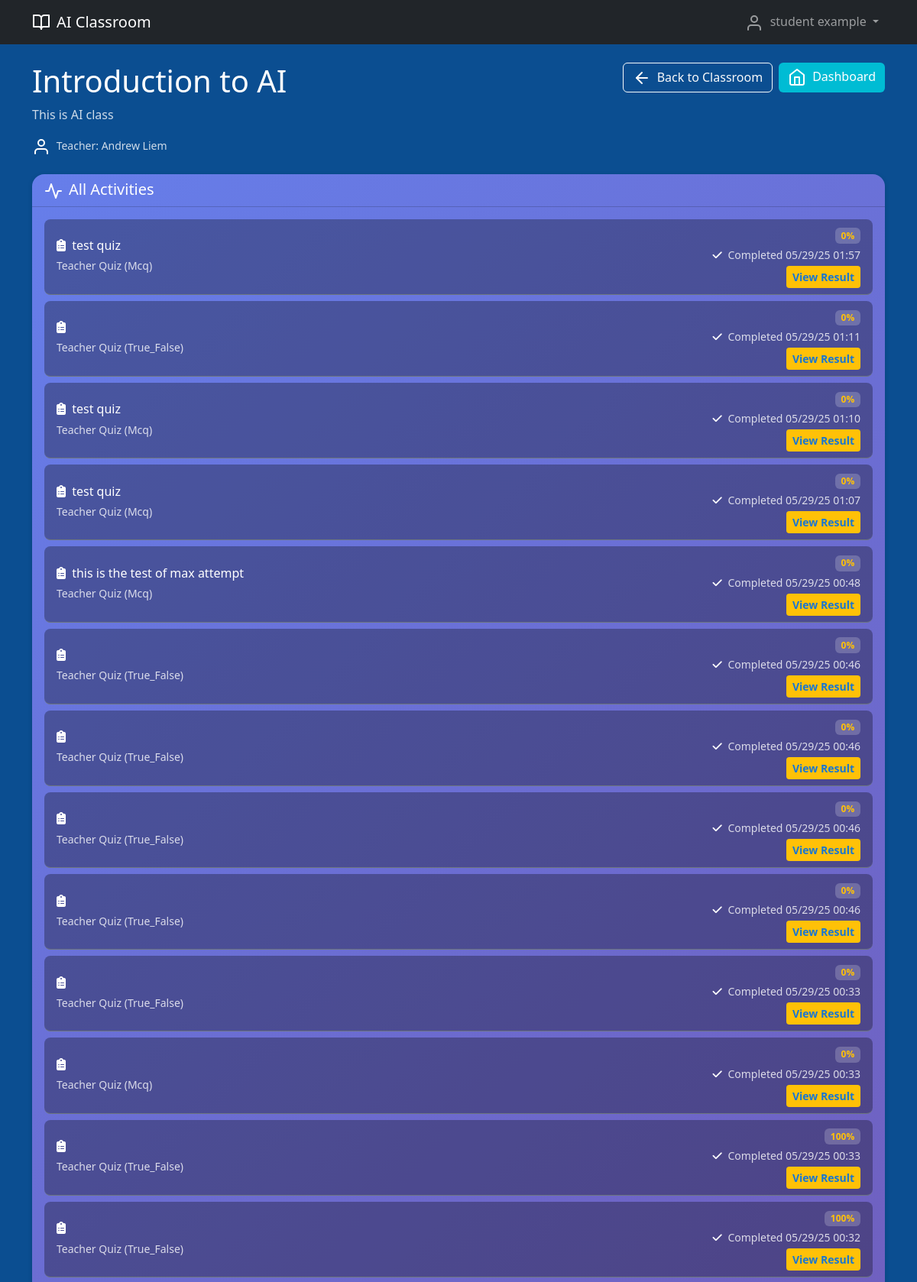
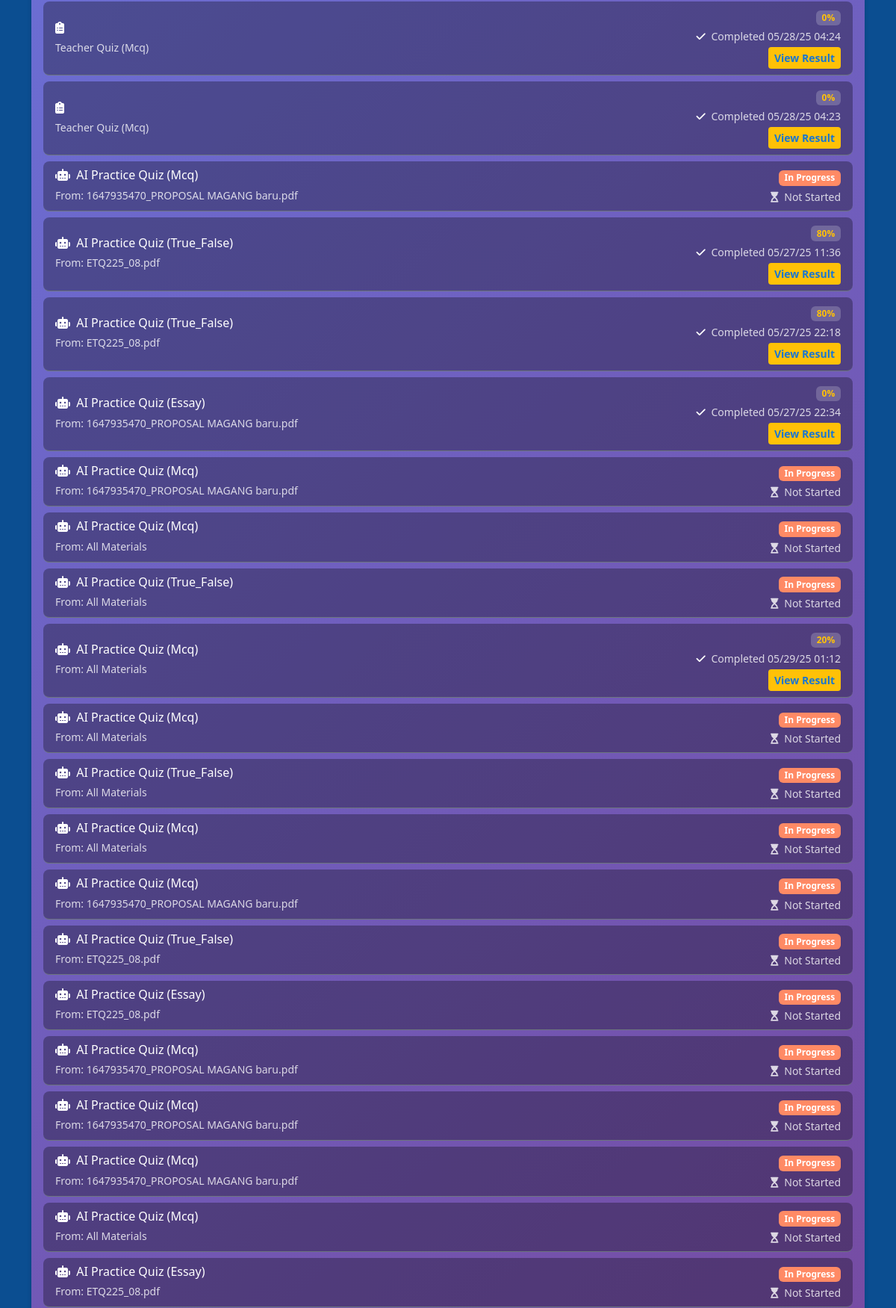
Screenshot of /student/classroom/1/all_activities (signed in, upper part) with the database file from the repository (2 pictures, top to bottom).
### models.py (models this page shows, shortened)
class User(UserMixin, db.Model):
    id = db.Column(db.Integer, primary_key=True)
    email = db.Column(db.String(120), unique=True, nullable=False)
    password_hash = db.Column(db.String(256), nullable=False)
    role = db.Column(db.String(20), nullable=False)  # 'teacher' or 'student'
    first_name = db.Column(db.String(100), nullable=False)
    last_name = db.Column(db.String(100), nullable=False)
    created_at = db.Column(db.DateTime, default=datetime.utcnow)
    taught_classrooms = db.relationship('Classroom', backref='teacher', lazy=True)
    enrollments = db.relationship('Enrollment', backref='student', lazy=True)
    self_evaluations = db.relationship('SelfEvaluation', backref='student', lazy=True)
    created_quizzes = db.relationship('Quiz', backref='teacher', lazy=True)
    @property
    def full_name(self):
        return f"{self.first_name} {self.last_name}"

class Classroom(db.Model):
    id = db.Column(db.Integer, primary_key=True)
    name = db.Column(db.String(200), nullable=False)
    description = db.Column(db.Text)
    invitation_code = db.Column(db.String(10), unique=True, nullable=False)
    teacher_id = db.Column(db.Integer, db.ForeignKey('user.id'), nullable=False)
    created_at = db.Column(db.DateTime, default=datetime.utcnow)
    enrollments = db.relationship('Enrollment', backref='classroom', lazy=True, cascade='all, delete-orphan')
    materials = db.relationship('Material', backref='classroom', lazy=True, cascade='all, delete-orphan')
    self_evaluations = db.relationship('SelfEvaluation', backref='classroom', lazy=True, cascade='all, delete-orphan')
    quizzes = db.relationship('Quiz', backref='classroom', lazy=True, cascade='all, delete-orphan')

class SelfEvaluation(db.Model):
    id = db.Column(db.Integer, primary_key=True)
    student_id = db.Column(db.Integer, db.ForeignKey('user.id'), nullable=False)
    classroom_id = db.Column(db.Integer, db.ForeignKey('classroom.id'), nullable=False)
    material_id = db.Column(db.Integer, db.ForeignKey('material.id'), nullable=True)
    quiz_id = db.Column(db.Integer, db.ForeignKey('quiz.id'), nullable=True)
    quiz_type = db.Column(db.String(20), nullable=False)  # 'mcq', 'true_false', 'essay'
    questions_json = db.Column(db.Text, nullable=False)
    answers_json = db.Column(db.Text, nullable=False)
    score = db.Column(db.Float)
    feedback_json = db.Column(db.Text)
    created_at = db.Column(db.DateTime, default=datetime.utcnow)
    completed_at = db.Column(db.DateTime)
    is_ai_generated = db.Column(db.Boolean, default=True)
    started_at = db.Column(db.DateTime)

class Quiz(db.Model):
    id = db.Column(db.Integer, primary_key=True)
    title = db.Column(db.String(200), nullable=False)
    description = db.Column(db.Text)
    teacher_id = db.Column(db.Integer, db.ForeignKey('user.id'), nullable=False)
    classroom_id = db.Column(db.Integer, db.ForeignKey('classroom.id'), nullable=False)
    quiz_type = db.Column(db.String(20), nullable=False)  # 'mcq', 'true_false', 'essay'
    questions_json = db.Column(db.Text, nullable=False)
    time_limit_minutes = db.Column(db.Integer)  # NULL means no time limit
    passing_score = db.Column(db.Float, default=60.0)
    is_required = db.Column(db.Boolean, default=False)
    available_from = db.Column(db.DateTime)
    available_until = db.Column(db.DateTime)
    created_at = db.Column(db.DateTime, default=datetime.utcnow)
    published = db.Column(db.Boolean, default=False)
    max_attempts = db.Column(db.Integer) # NULL means unlimited attempts
    evaluations = db.relationship('SelfEvaluation', backref='quiz', lazy=True)

class Material(db.Model):
    id = db.Column(db.Integer, primary_key=True)
    classroom_id = db.Column(db.Integer, db.ForeignKey('classroom.id'), nullable=False)
    title = db.Column(db.String(200), nullable=False)
    content = db.Column(db.Text)
    file_path = db.Column(db.String(500))
    file_type = db.Column(db.String(50))
    uploaded_at = db.Column(db.DateTime, default=datetime.utcnow)
    self_evaluations = db.relationship('SelfEvaluation', backref='material', lazy=True)

### routes.py (the view)
@app.route('/student/classroom/<int:classroom_id>/all_activities')
@login_required
def student_all_activities(classroom_id):
    if current_user.role != 'student':
        flash('Access denied', 'error')
        return redirect(url_for('index'))
    enrollment = Enrollment.query.filter_by(
        classroom_id=classroom_id,
        student_id=current_user.id
    ).first_or_404()
    classroom = enrollment.classroom
    all_evaluations = SelfEvaluation.query.filter_by(
        classroom_id=classroom_id,
        student_id=current_user.id
    ).order_by(SelfEvaluation.started_at.desc()).all()
    return render_template('student/all_activities.html',
                           classroom=classroom,
                           evaluations=all_evaluations)

### app.py (called while the page is built)
@login_manager.user_loader
def load_user(user_id):
    from models import User
    return User.query.get(int(user_id))

### templates/student/all_activities.html (shortened to what this page needs)
{% extends "base.html" %}
{% block content %}
<div class="d-flex justify-content-between align-items-start mb-4">
    <div>
        <h1 class="text-white">{{ classroom.name }}</h1>
        {% if classroom.description %}
            <p class="text-white-80">{{ classroom.description }}</p>
        {% endif %}
        <small class="text-white-80">
            <i data-feather="user" class="me-1 text-white"></i>
            Teacher: {{ classroom.teacher.full_name }}
        </small>
    </div>
    <div class="d-flex gap-2">
        <a href="{{ url_for('student_classroom', classroom_id=classroom.id) }}" class="btn btn-outline-light">
            <i data-feather="arrow-left" class="me-2"></i>Back to Classroom
        </a>
        <a href="{{ url_for('student_dashboard') }}" class="btn btn-gradient-teal">
            <i data-feather="home" class="me-2"></i>Dashboard
        </a>
    </div>
</div>
<div class="card border-0 rounded-4 gradient-purple mb-4">
    <div class="card-header bg-transparent">
        <h5 class="mb-0 text-white">
            <i data-feather="activity" class="me-2 text-white"></i>All Activities
        </h5>
    </div>
    <div class="card-body">
        {% if evaluations %}
            <div class="list-group list-group-flush">
                {% for evaluation in evaluations %}
                    <div class="list-group-item border-secondary d-flex justify-content-between align-items-center text-white" style="background: rgba(0,0,0,0.3); border-radius: 8px; margin-bottom: 8px;">
                        <div class="flex-grow-1">
                            {% if evaluation.is_ai_generated %}
                                <h6 class="mb-1 text-white">
                                    <i class="fas fa-robot me-1 text-white-70"></i> AI Practice Quiz ({{ evaluation.quiz_type.title() }})
                                </h6>
                                <small class="text-white-80">
                                    {% if evaluation.material %}
                                        From: {{ evaluation.material.title }}
                                    {% else %}
                                        From: All Materials
                                    {% endif %}
                                </small>
                            {% else %}
                                <h6 class="mb-1 text-white">
                                    <i class="fas fa-clipboard-list me-1 text-white-70"></i> {{ evaluation.quiz.title }}
                                </h6>
                                <small class="text-white-80">Teacher Quiz ({{ evaluation.quiz_type.title() }})</small>
                            {% endif %}
                        </div>
                        <div class="text-end">
                            {% if evaluation.score is not none %}
                                <span class="badge text-yellow fw-bold" style="background-color: rgba(255,255,255,0.2);">
                                    {{ "%.0f"|format(evaluation.score) }}%
                                </span>
                            {% else %}
                                <span class="badge text-white" style="background-color: #FF8A65;">In Progress</span>
                            {% endif %}
                            {% if evaluation.completed_at %}
                                <small class="text-white-80 d-block mt-1">
                                    <i class="fas fa-check me-1 text-white"></i>
                                    Completed {{ evaluation.completed_at.strftime('%m/%d/%y %H:%M') }}
                                </small>
                                <a href="{{ url_for('student_quiz_result', evaluation_id=evaluation.id) }}" class="btn btn-sm mt-1 btn-yellow">View Result</a>
                            {% elif evaluation.started_at %}
                                <small class="text-white-80 d-block mt-1">
                                    <i class="fas fa-clock me-1 text-white"></i>
                                    Started {{ evaluation.started_at.strftime('%m/%d/%y %H:%M') }}
                                </small>
                            {% else %}
                                <small class="text-white-80 d-block mt-1">
                                    <i class="fas fa-hourglass-start me-1 text-white-70"></i>
                                    Not Started
                                </small>
                            {% endif %}
                        </div>
                    </div>
                {% endfor %}
            </div>
        {% else %}
            <div class="text-center py-4 text-white">
                <i data-feather="activity" class="text-white-50 mb-3" style="width: 48px; height: 48px;"></i>
                <h6 class="text-white">No activities yet</h6>
                <p class="text-white-80">Start learning with AI-generated study guides and quizzes!</p>
            </div>
        {% endif %}
    </div>
</div>
{% endblock %}

### templates/base.html (shortened to what this page needs)
<!DOCTYPE html>
<html lang="en">
<head>
    <link href="https://cdn.jsdelivr.net/npm/bootstrap@5.3.0/dist/css/bootstrap.min.css" rel="stylesheet">
    <link rel="stylesheet" href="https://cdnjs.cloudflare.com/ajax/libs/font-awesome/6.4.0/css/all.min.css">
</head>
<body class="d-flex flex-column min-vh-100" style="background-color: #0b4e91;">
    <nav class="navbar navbar-expand-lg navbar-dark bg-dark">
        <div class="container">
            <a class="navbar-brand d-flex align-items-center" href="{{ url_for('index') }}">
                <i data-feather="book-open" class="me-2"></i>
                AI Classroom
            </a>
            <div class="collapse navbar-collapse" id="navbarNav">
                <ul class="navbar-nav ms-auto">
                    {% if current_user.is_authenticated %}
                        <li class="nav-item dropdown">
                            <a class="nav-link dropdown-toggle" href="#" role="button" data-bs-toggle="dropdown">
                                <i data-feather="user" class="me-1"></i>
                                {{ current_user.full_name }}
                            </a>
                        </li>
                    {% endif %}
                </ul>
            </div>
        </div>
    </nav>
    <main class="container my-4 flex-grow-1">
        {% if error_message %}
            <div class="text-center py-5">
                <i data-feather="alert-circle" class="text-warning" style="width: 64px; height: 64px;"></i>
                <h2 class="mt-3">{{ error_message }}</h2>
                <a href="{{ url_for('index') }}" class="btn btn-primary mt-3">
                    <i data-feather="home" class="me-2"></i>Go Home
                </a>
            </div>
        {% else %}
            {% block content %}{% endblock %}
        {% endif %}
    </main>
</body>
</html>

### templates/base.html (style rules this page uses)
.btn.btn-gradient-teal { background-color: #00BCD4 !important; color: white !important; border: none !important; }
.btn.btn-yellow { background-color: #FFC107 !important; color: #1976D2 !important; border: none !important; font-weight: bold !important; }
.text-white-80 { color: rgba(255,255,255,0.8) !important; }
.text-yellow { color: #FFC107 !important; }
.card { box-shadow: 0px 2px 6px rgba(0,0,0,0.15); }
.rounded-4 { border-radius: 1rem; }
.text-white-80 { color: rgba(255, 255, 255, 0.8) !important; }
.gradient-purple { background: linear-gradient(135deg, #667eea 0%, #764ba2 100%) !important; }

### rows the page displays
User: full_name "student example"
Classroom: name "Introduction to AI", description "This is AI class"
User: teacher.full_name "Andrew Liem"
SelfEvaluation: quiz "test quiz", quiz_type "Mcq", score "0", completed_at "05/29/25 01:57"
SelfEvaluation: quiz_type "True_False", score "0", completed_at "05/29/25 01:11"
SelfEvaluation: quiz "test quiz", quiz_type "Mcq", score "0", completed_at "05/29/25 01:10"
SelfEvaluation: quiz "test quiz", quiz_type "Mcq", score "0", completed_at "05/29/25 01:07"
SelfEvaluation: quiz "this is the test of max attempt", quiz_type "Mcq", score "0", completed_at "05/29/25 00:48"
SelfEvaluation: quiz_type "True_False", score "0", completed_at "05/29/25 00:46"
SelfEvaluation: quiz_type "True_False", score "0", completed_at "05/29/25 00:46"
SelfEvaluation: quiz_type "True_False", score "0", completed_at "05/29/25 00:46"
SelfEvaluation: quiz_type "True_False", score "0", completed_at "05/29/25 00:46"
SelfEvaluation: quiz_type "True_False", score "0", completed_at "05/29/25 00:33"
SelfEvaluation: quiz_type "Mcq", score "0", completed_at "05/29/25 00:33"
SelfEvaluation: quiz_type "True_False", score "100", completed_at "05/29/25 00:33"
SelfEvaluation: quiz_type "True_False", score "100", completed_at "05/29/25 00:32"
SelfEvaluation: quiz_type "Mcq", score "0", completed_at "05/28/25 04:24"
SelfEvaluation: quiz_type "Mcq", score "0", completed_at "05/28/25 04:23"
SelfEvaluation: quiz_type "Mcq", material "1647935470_PROPOSAL MAGANG baru.pdf", shows "In Progress", shows "Not Started"
SelfEvaluation: quiz_type "True_False", material "ETQ225_08.pdf", score "80", completed_at "05/27/25 11:36"
SelfEvaluation: quiz_type "True_False", material "ETQ225_08.pdf", score "80", completed_at "05/27/25 22:18"
SelfEvaluation: quiz_type "Essay", material "1647935470_PROPOSAL MAGANG baru.pdf", score "0", completed_at "05/27/25 22:34"
SelfEvaluation: quiz_type "Mcq", material "1647935470_PROPOSAL MAGANG baru.pdf", shows "In Progress", shows "Not Started"
SelfEvaluation: quiz_type "Mcq", shows "From: All Materials", shows "In Progress", shows "Not Started"
SelfEvaluation: quiz_type "True_False", shows "From: All Materials", shows "In Progress", shows "Not Started"
SelfEvaluation: quiz_type "Mcq", shows "From: All Materials", score "20", completed_at "05/29/25 01:12"
SelfEvaluation: quiz_type "Mcq", shows "From: All Materials", shows "In Progress", shows "Not Started"
SelfEvaluation: quiz_type "True_False", shows "From: All Materials", shows "In Progress", shows "Not Started"
SelfEvaluation: quiz_type "Mcq", shows "From: All Materials", shows "In Progress", shows "Not Started"
SelfEvaluation: quiz_type "Mcq", material "1647935470_PROPOSAL MAGANG baru.pdf", shows "In Progress", shows "Not Started"
SelfEvaluation: quiz_type "True_False", material "ETQ225_08.pdf", shows "In Progress", shows "Not Started"
SelfEvaluation: quiz_type "Essay", material "ETQ225_08.pdf", shows "In Progress", shows "Not Started"
SelfEvaluation: quiz_type "Mcq", material "1647935470_PROPOSAL MAGANG baru.pdf", shows "In Progress", shows "Not Started"
SelfEvaluation: quiz_type "Mcq", material "1647935470_PROPOSAL MAGANG baru.pdf", shows "In Progress", shows "Not Started"
SelfEvaluation: quiz_type "Mcq", material "1647935470_PROPOSAL MAGANG baru.pdf", shows "In Progress", shows "Not Started"
SelfEvaluation: quiz_type "Mcq", shows "From: All Materials", shows "In Progress", shows "Not Started"
SelfEvaluation: quiz_type "Essay", material "ETQ225_08.pdf", shows "In Progress", shows "Not Started"
